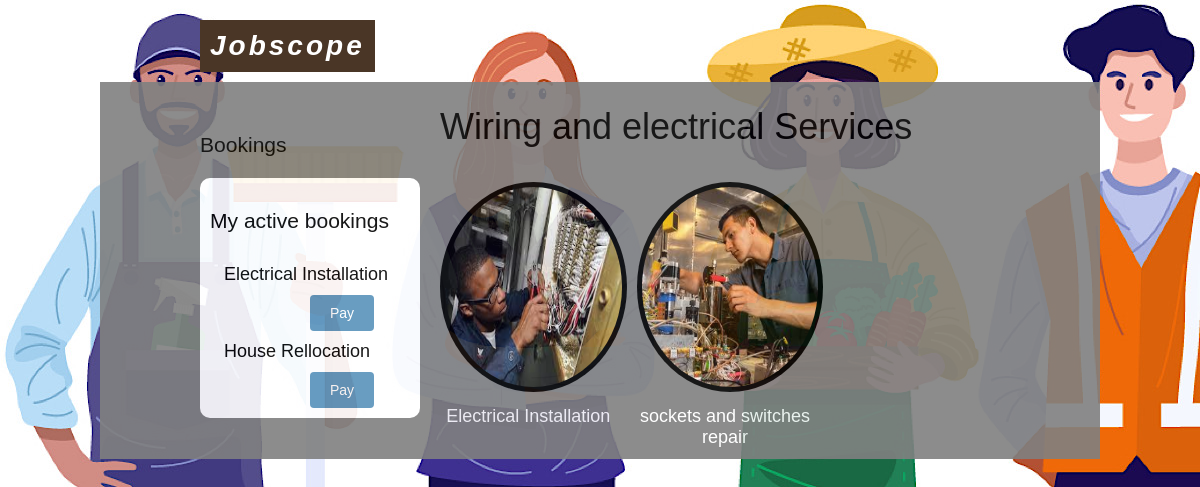
/service/wiring/ (signed in), run on the app's committed database.
### booking/models.py (models this page shows, shortened)
class Booking(models.Model):
    name = models.ForeignKey(User, on_delete=models.CASCADE)
    service = models.ForeignKey(Service, on_delete=models.CASCADE)
    item = models.ForeignKey(Item, on_delete=models.CASCADE)
    description = models.TextField(blank=True)
    telephone=models.CharField(max_length=12, blank=False)
    email=models.EmailField(max_length=200)
    location=models.CharField(max_length=200)
    paid=models.BooleanField(default=False)
    updated = models.DateTimeField(auto_now=True)
    created = models.DateTimeField(auto_now_add=True)
    braintree_id = models.CharField(max_length=150, blank=True)
    class Meta:
        verbose_name = 'booking'
        verbose_name_plural = 'bookings'
    def get_absolute_url(self):
        return reverse('payment:process', args=[self.id])

### service/models.py (models this page shows, shortened)
class Service(models.Model):
    name = models.CharField(max_length=200, db_index=True)
    slug = models.SlugField(max_length=200, db_index=True)
    description = models.TextField(blank=True)
    category = models.ForeignKey(Category, related_name='service', on_delete=models.CASCADE)
    image = models.ImageField(upload_to='products/%Y/%m/%d', blank=True)
    created = models.DateTimeField(auto_now_add=True)
    updated = models.DateTimeField(auto_now=True)
    def __str__(self):
        return self.name
    def get_absolute_url(self):
        return reverse('jobscope:service_detail', args=[self.id, self.slug])

class Category(models.Model):
    name = models.CharField(max_length=200, db_index=True)
    slug = models.SlugField(max_length=200, unique=True)
    image = models.ImageField(upload_to='categories/%Y/%m/%d', blank=True)
    class Meta:
        verbose_name = 'category'
        verbose_name_plural = 'categories'

### service/views.py (the view)
# urls.py: path('<slug:category_slug>/', views.category_list, name='category_services'),
def category_list(request, category_slug):
    services = Service.objects.all()
    category = get_object_or_404(Category, slug=category_slug)
    services = services.filter(category=category)
    bookings = Booking.objects.all()
    username = request.user.username
    user = User.objects.get(username = username)
    booked_services = bookings.filter(name=user)
    return render(request, 'shop/product/services.html', {'category':category, 'services':services, 'booked_services':booked_services})

### service/templates/shop/product/services.html (shortened to what this page needs)
{% extends "shop/base.html" %}
{% load static %}
{% block content %}
<div id="sidebar">
	<h3>Bookings</h3>
  <div class="aboutdiv">
  <div class="booked">
  <h3>My active bookings</h3>
  {% for a in booked_services %}
  <ul>
	  <li class="each">{{ a.service }}</li>
	  <a href="{{ a.get_absolute_url }}"><input class="pay" type="submit" value="Pay"></a>
  </ul>
  {% endfor %}
  </div>
  </div>
 </div>
<div id="main" class="product-list">
	<h1>{{ category.name }}</h1>
  {% for s in services %}
  <div class="item">
      <img style="height:100px, weight:100px" src="{% if s.image %}{{ s.image.url }}{% else %}{% static "img/no_image.png" %}{% endif %}">
    <a href="{{ s.get_absolute_url }}">{{ s.name }}</a>
    <br>
  </div>
  {% endfor %}
</div>
{% endblock %}

### static/css/base.css (style rules this page uses)
body { margin: 0; font-family: 'Lato', sans-serif; bckground: #009FFF; bakground: linear-gradient(to right, #ec2F4B, #009FFF); }
body { margin:0; padding:0; font-family:helvetica, sans-serif; }
h1, h2, h3, h4, h5 , h6 { font-family: 'Ubuntu', sans-serif; font-weight:normal; }
a { text-decoration:none; color:#5993bb; }
a.button, input[type="submit"] { color:#fff; background:#5993bb; border-radius:4px; padding:10px 20px; font-size:14px; border:0; }
#sidebar { width:220px; padding:30px 20px 0 0; float:left; }
#sidebar ul { margin:0; padding:0; }
#sidebar ul li { margin:0; list-style:none; padding:10px 14px; }
#main { float:left; width: 96%; margin-right:-220px; overflow:hidden; }
.product-list .item { width:23%; padding:10px 20px 10px 0; float:left; text-align:center; line-height:1.2; }
.product-list .item img { width:100%; height:200px; margin-bottom:8px; border-radius: 50%; background-color:black; padding:5px; }
.product-list a { color:white; }
.booked { background-color: white; padding:10px; border-radius: 10px; }
.pay { margin-left: 100px; }

### data on the page
Booking: service "Electrical Installation"
Booking: service "House Rellocation"
Category: name "Wiring and electrical Services"
Service: image (picture), name "Electrical Installation"
Service: image (picture), name "sockets and switches repair"
